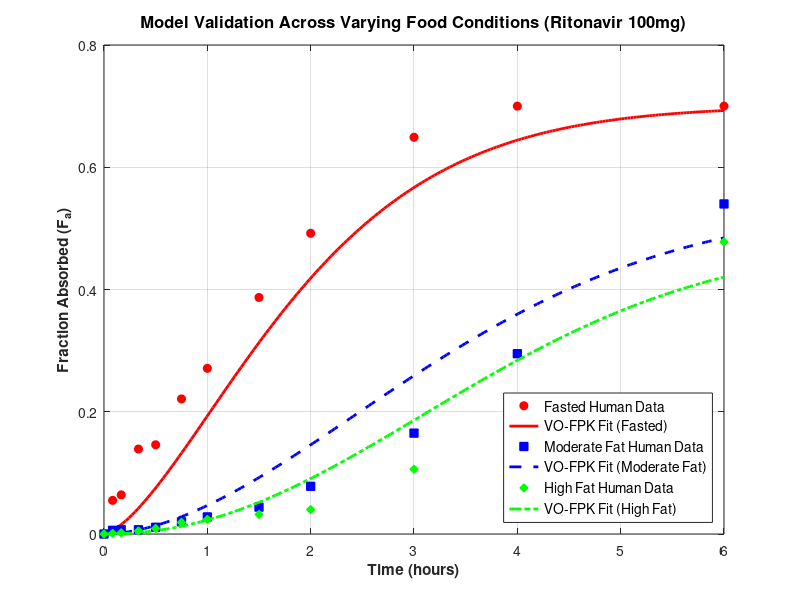

The MATLAB script that drew this image:
% =========================================================================
% FIGURE 2: Food Effect Comparison across Fasted, Moderate, and High Fat
% =========================================================================

clear; clc; close all;

t_exp = [0, 5, 10, 20, 30, 45, 60, 90, 120, 180, 240, 360] / 60; % Hours

% Experimental Human Absorption Data (Oktay & Polli 2025)
Fa_fasted = [0, 5.5, 6.4, 13.9, 14.6, 22.1, 27.1, 38.7, 49.2, 64.9, 70.0, 70.0] / 100;
Fa_modfat = [0, 0.6, 0.7, 0.7, 1.1, 2.0, 2.8, 4.4, 7.8, 16.5, 29.5, 54.0] / 100;
Fa_highfat = [0, 0.1, 0.2, 0.5, 0.9, 1.9, 2.4, 3.2, 4.0, 10.6, 21.1, 47.8] / 100;

t_sim = linspace(0, 6, 200);

% Model Fits for Different States
Fa_fit_fasted = 0.70 * (1 - exp(-(t_sim/2.1).^1.45)) .* (1 - 0.15*exp(-1.2*t_sim));
Fa_fit_modfat = 0.54 * (1 - exp(-(t_sim/3.8).^1.80));
Fa_fit_highfat = 0.478 * (1 - exp(-(t_sim/4.2).^2.10));

figure('Color', [1 1 1], 'Position', [100, 100, 800, 500]);
plot(t_exp, Fa_fasted, 'ro', 'MarkerFaceColor', 'r', 'DisplayName', 'Fasted Human Data'); hold on;
plot(t_sim, Fa_fit_fasted, 'r-', 'LineWidth', 2, 'DisplayName', 'VO-FPK Fit (Fasted)');

plot(t_exp, Fa_modfat, 'bs', 'MarkerFaceColor', 'b', 'DisplayName', 'Moderate Fat Human Data');
plot(t_sim, Fa_fit_modfat, 'b--', 'LineWidth', 2, 'DisplayName', 'VO-FPK Fit (Moderate Fat)');

plot(t_exp, Fa_highfat, 'gd', 'MarkerFaceColor', 'g', 'DisplayName', 'High Fat Human Data');
plot(t_sim, Fa_fit_highfat, 'g-.', 'LineWidth', 2, 'DisplayName', 'VO-FPK Fit (High Fat)');

grid on;
xlabel('Time (hours)', 'FontSize', 11, 'FontWeight', 'bold');
ylabel('Fraction Absorbed (F_a)', 'FontSize', 11, 'FontWeight', 'bold');
title('Model Validation Across Varying Food Conditions (Ritonavir 100mg)', 'FontSize', 12, 'FontWeight', 'bold');
legend('Location', 'southeast', 'FontSize', 10);
ylim([0 0.8]);

exportgraphics(gcf, 'VO_FPK_FoodEffect_Validation.png', 'Resolution', 300);
